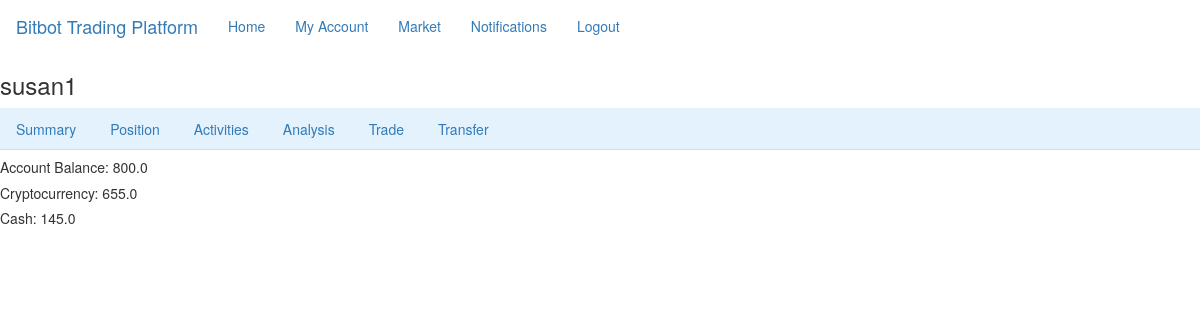
Screenshot of /user/test (signed in) with the database file from the repository.
### flaskr/models.py (models this page shows, shortened)
class User(UserMixin, db.Model):
    id = db.Column(db.Integer, primary_key=True)
    username = db.Column(db.String(64), index=True, unique=True)
    email = db.Column(db.String(120), index=True, unique=True)
    phone = db.Column(db.String(120), index=True, unique=True)
    password_hash = db.Column(db.String(128))
    about_me = db.Column(db.String(140))
    last_seen = db.Column(db.DateTime, default=datetime.utcnow)
    address = db.Column(db.String(128))
    cash_balance = db.Column(db.Float, default=0)
    bitcoin_value = db.Column(db.Float, default=0)

### flaskr/routes.py (the view)
@app.route('/user/<username>', methods=['GET','POST'])
@login_required
def user(username):
    print('test')
    user = User.query.filter_by(username=username).first_or_404()
    print(user.cash_balance)
    cash = user.cash_balance
    bit = user.bitcoin_value
    return render_template('summary.html',cash=cash,bit=bit)

### flaskr/models.py (called while the page is built)
@login_manager.user_loader
def load_user(id):
    return User.query.get(int(id))

### flaskr/routes.py (called while the page is built)
@app.before_request
def before_request():
    if current_user.is_authenticated:
        current_user.last_seen = datetime.utcnow()
        db.session.commit()

### flaskr/templates/summary.html
{% extends "base_user.html" %}
{% block content %}
    <h5>Account Balance: {{ bit + cash }}</h5>
    <h5>Cryptocurrency:  {{ bit }}</h5>
    <h5>Cash: {{ cash }}</h5>
{% endblock %}

### flaskr/templates/base_user.html (shortened to what this page needs)
{% extends 'bootstrap/base.html' %}
{% block navbar %}
    <nav class="navbar navbar-expand-lg navbar-light bg-light">
        <div class="container-fluid">
            <a class="navbar-brand" href="{{ url_for('index') }}">Bitbot Trading Platform</a>
            <ul class="nav navbar-nav">
                <li><a href="{{ url_for('index') }}">Home</a></li>
                {% if current_user.is_anonymous %}
                <li><a href="{{ url_for('login') }}">Login</a></li>
                {% else %}
                <li><a href="{{ url_for('user', username=current_user.username) }}">My Account</a></li>
                <li><a href="#">Market</a></li>
                <li><a href="#">Notifications</a></li>
                <li><a href="{{ url_for('logout') }}">Logout</a></li>
                {% endif %}
            </ul>
        </div>
    </nav>
    <h3>{{ current_user.username }}</h3>
    <ul class="nav nav-tabs" style="background-color: #e3f2fd;">
      <li class="nav-item">
        <a class="nav-link active" aria-current="#" href="{{url_for('summary',username=current_user.username)}}">Summary</a>
      </li>
      <li class="nav-item">
        <a class="nav-link" href="{{url_for('position',username=current_user.username)}}">Position</a>
      </li>
      <li class="nav-item">
        <a class="nav-link" href="{{url_for('history',username=current_user.username)}}">Activities</a>
      </li>
      <li class="nav-item">
          <a class="nav-link" href="{{url_for('analysis',username=current_user.username)}}">Analysis</a>
      </li>
      <li class="nav-item">
          <a class="nav-link" href="{{url_for('trade',username=current_user.username)}}">Trade</a>
      </li>
      <li class="nav-item">
        <a class="nav-link" href="{{url_for('transfer',username=current_user.username)}}">Transfer</a>
      </li>
    </ul>
{% endblock %}

### rows the page displays
User: username "susan1"
User: bit+cash "800.0", bitcoin_value "655.0", cash_balance "145.0"
